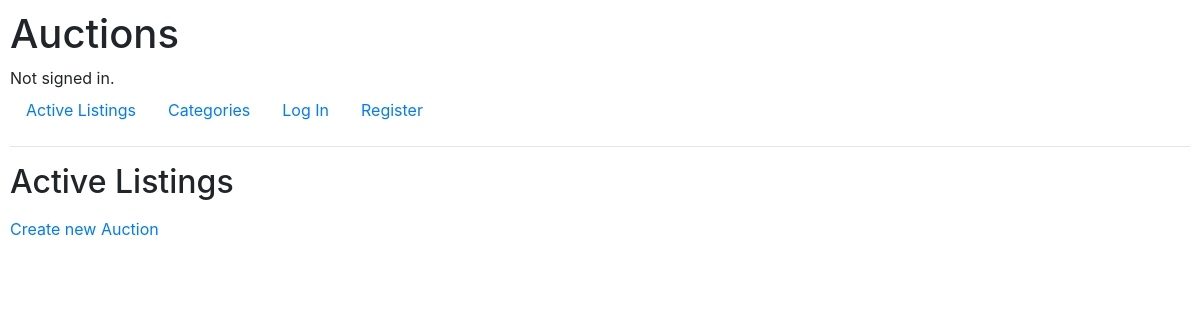
The page /auctions/ on the database as committed earlier.
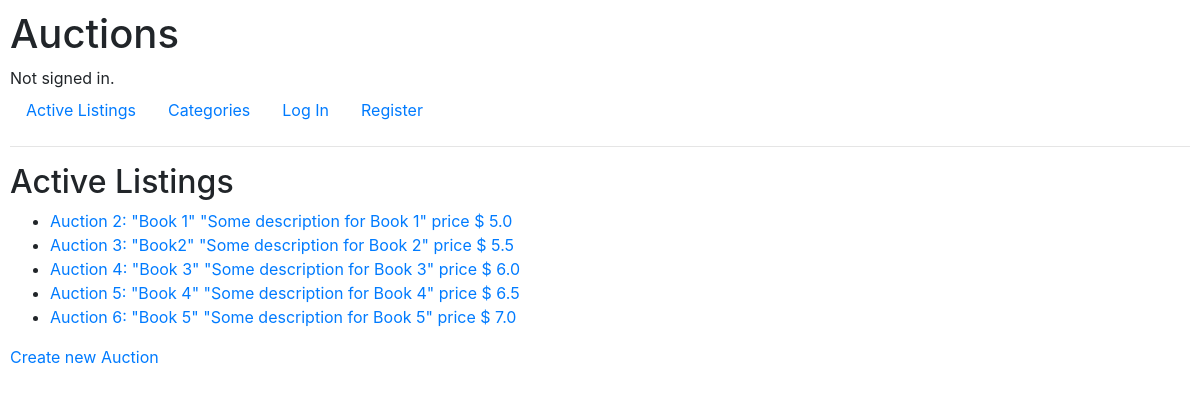
The same page on the database as committed later.
### auctions/models.py (models this page shows, shortened)
class Auction(models.Model):
    title = models.CharField(
        unique=True, error_messages={'unique': "The auction with that title already exists."},
        max_length=64, verbose_name='title of auction')
    category = models.CharField(max_length=64)
    description = models.CharField(blank=True, max_length=124)
    image_url = models.CharField(blank=True, max_length=124)
    price = models.FloatField(default=0.0)
    owner = models.ForeignKey(User, on_delete=models.CASCADE, related_name="seller")  # user
    winner = models.ForeignKey(User, blank=True, null=True, on_delete=models.CASCADE, related_name="buyer")  # user
    is_active = models.BooleanField(default=True, verbose_name='active status')  # active or non_active

### auctions/views.py (the view)
# urls.py: path("", views.index, name="index"),
def index(request):
    return render(request, "auctions/index.html", {
        'auctions': Auction.objects.filter(is_active=True),
    })

### auctions/templates/auctions/index.html
{% extends "auctions/layout.html" %}
{% block body %}
    <h2>Active Listings</h2>
    <ul>
        {% for auction in auctions %}
            <li>
                <a href="{% url 'auction' auction.id %}">
                  Auction {{ auction.id}}: "{{auction.title}}" "{{auction.description}}" price $ {{auction.price}}
                </a>
            </li>
        {% endfor %}
    </ul>
    <a href="{% url 'new_auction' %}"> Create new Auction </a>
{% endblock %}

### auctions/templates/auctions/layout.html (shortened to what this page needs)
{% load static %}
<!DOCTYPE html>
<html lang="en">
    <head>
        <link rel="stylesheet" href="https://stackpath.bootstrapcdn.com/bootstrap/4.4.1/css/bootstrap.min.css">
        <link href="{% static 'auctions/styles.css' %}" rel="stylesheet">
    </head>
    <body>
        <h1>Auctions</h1>
        <div>
            {% if user.is_authenticated %}
                Signed in as <strong>{{ user.username }}</strong>.
            {% else %}
                Not signed in.
            {% endif %}
        </div>
        <ul class="nav">
            <li class="nav-item">
                <a class="nav-link" href="{% url 'index' %}">Active Listings</a>
            </li>
            <li class="nav-item">
                <a class="nav-link" href="{% url 'categories' %}">Categories</a>
            </li>
            {% if user.is_authenticated %}
            <li class="nav-item">
                <a class="nav-link" href="{% url 'watchlist' %}">Watchlist</a>
            </li>
                <li class="nav-item">
                    <a class="nav-link" href="{% url 'logout' %}">Log Out</a>
                </li>
            {% else %}
                <li class="nav-item">
                    <a class="nav-link" href="{% url 'login' %}">Log In</a>
                </li>
                <li class="nav-item">
                    <a class="nav-link" href="{% url 'register' %}">Register</a>
                </li>
            {% endif %}
        </ul>
        <hr>
        {% block body %}
        {% endblock %}
    </body>
</html>

### auctions/static/auctions/styles.css (style rules this page uses)
body { padding: 10px; }

Rows that differ between the two databases and show on the page:
added Auction: id "2", title "Book 1", description "Some description for Book 1", price "5.0"
added Auction: id "3", title "Book2", description "Some description for Book 2", price "5.5"
added Auction: id "4", title "Book 3", description "Some description for Book 3", price "6.0"
added Auction: id "5", title "Book 4", description "Some description for Book 4", price "6.5"
added Auction: id "6", title "Book 5", description "Some description for Book 5", price "7.0"
